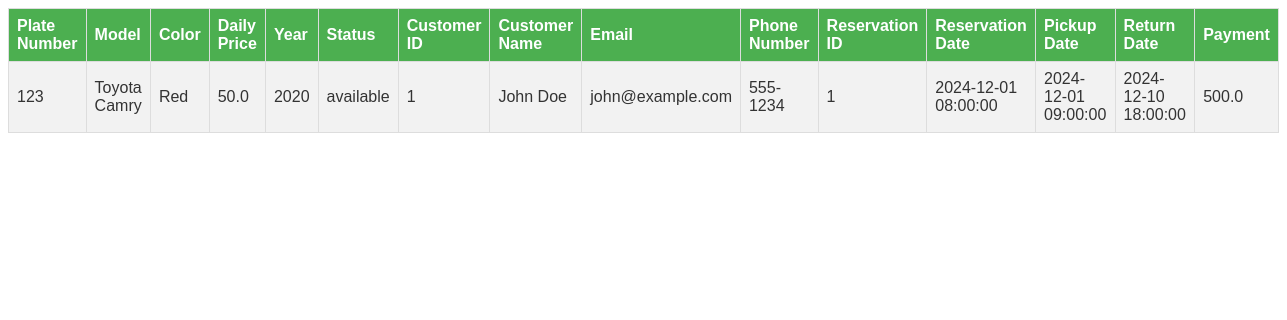
Screenshot of /admin_search.php?car-info=Toyota Camry with the database file from the repository.
### tables this page shows
CREATE TABLE reservation (
    reserveId INT PRIMARY KEY AUTO_INCREMENT,
    plateNo INT,
    customerId INT,
    reservationDate DATETIME,
    returnDate DATETIME,
    pickupDate DATETIME,
    payment DECIMAL(10,1),
    officeId INT,
    FOREIGN KEY (plateNo) REFERENCES vehicle(plateNo)
        ON DELETE CASCADE
        ON UPDATE CASCADE,
    FOREIGN KEY (customerId) REFERENCES customer(customerId),
    FOREIGN KEY (officeId) REFERENCES office(officeId)
);

CREATE TABLE vehicle (
    plateNo INT PRIMARY KEY ,
    color VARCHAR(50),
    dailyPrice DECIMAL(10,1) NOT NULL,
    year INT,
    model VARCHAR(100) NOT NULL,
    officeId INT,
    FOREIGN KEY (officeId) REFERENCES office(officeId) 
);

CREATE TABLE customer (
    customerId INT PRIMARY KEY AUTO_INCREMENT,
    name VARCHAR(50) NOT NULL,
    password VARCHAR(50),
    email VARCHAR(50),
    phoneNumber VARCHAR(15)
);

### admin_search.php (the view, shortened to what this page needs)
<?php
$servername = "localhost";
$username = "root";
$password = "";
$dbname = "carrentalsystem";
$conn = new mysqli($servername, $username, $password, $dbname);
$carInfo = isset($_GET['car-info']) ? $conn->real_escape_string($_GET['car-info']) : '';
if (!empty($carInfo) ) {
$params = [];
$types = "";
$query = "SELECT
            v.plateNo, v.model, v.color, v.dailyPrice, v.year,
            vs.status AS currentStatus, vs.statusDate AS statusLastUpdated,
            c.customerId, c.name AS customerName, c.email, c.phoneNumber,
            r.reserveId, r.reservationDate, r.pickupDate, r.returnDate, r.payment
          FROM vehicle v
          LEFT JOIN reservation r ON v.plateNo = r.plateNo
          LEFT JOIN customer c ON r.customerId = c.customerId
          LEFT JOIN (
              SELECT plateNo, status, statusDate
              FROM vehicle_status AS vs1
              WHERE statusDate = (
                  SELECT MAX(vs2.statusDate)
                  FROM vehicle_status AS vs2
                  WHERE vs1.plateNo = vs2.plateNo
              )
          ) AS vs ON v.plateNo = vs.plateNo
          WHERE 1=1";
$carInfoParts = explode(' ', $carInfo);
$query .= " AND (";
$carConditions = [];
foreach ($carInfoParts as $part) {
    $carConditions[] = "(v.model LIKE ? OR v.plateNo LIKE ?)";
    $params[] = "%$part%";
    $params[] = "%$part%";
    $types .= "ss";
}
$query .= implode(" OR ", $carConditions) . ")";
$stmt = $conn->prepare($query);
if (!empty($params)) {
    $stmt->bind_param($types, ...$params);
}
$stmt->execute();
$result = $stmt->get_result();
 if ($result->num_rows > 0) {
    echo "<table border='1'>";
    echo "<tr>
            <th>Plate Number</th>
            <th>Model</th>
            <th>Color</th>
            <th>Daily Price</th>
            <th>Year</th>
            <th>Status</th>
            <th>Customer ID</th>
            <th>Customer Name</th>
            <th>Email</th>
            <th>Phone Number</th>
            <th>Reservation ID</th>
            <th>Reservation Date</th>
            <th>Pickup Date</th>
            <th>Return Date</th>
            <th>Payment</th>
          </tr>";
    while ($row = $result->fetch_assoc()) {
        echo "<tr>
                <td>{$row['plateNo']}</td>
                <td>{$row['model']}</td>
                <td>{$row['color']}</td>
                <td>{$row['dailyPrice']}</td>
                <td>{$row['year']}</td>
                <td>{$row['currentStatus']}</td>
                <td>{$row['customerId']}</td>
                <td>{$row['customerName']}</td>
                <td>{$row['email']}</td>
                <td>{$row['phoneNumber']}</td>
                <td>{$row['reserveId']}</td>
                <td>{$row['reservationDate']}</td>
                <td>{$row['pickupDate']}</td>
                <td>{$row['returnDate']}</td>
                <td>{$row['payment']}</td>
              </tr>";
    }
    echo "</table>";
} else {
    echo "No results found.";
}
}
?>

### admin_search.php (style rules this page uses)
table { width: 100%; border-collapse: collapse; background-color: #f9f9f9; color: #333; font-family: Arial, sans-serif; }
th, td { border: 1px solid #ddd; padding: 8px; text-align: left; }
th { background-color: #4CAF50; color: white; }
tr:nth-child(even) { background-color: #f2f2f2; }

### rows the page displays
reservation: plateNo.plateNo "123", plateNo.model "Toyota Camry", plateNo.color "Red", plateNo.dailyPrice "50.0", plateNo.year "2020", currentStatus "available", customerId.customerId "1", customerId.name "John Doe", customerId.email "john@example.com", customerId.phoneNumber "555-1234", reserveId "1", reservationDate "2024-12-01 08:00:00", pickupDate "2024-12-01 09:00:00", returnDate "2024-12-10 18:00:00", payment "500.0"
